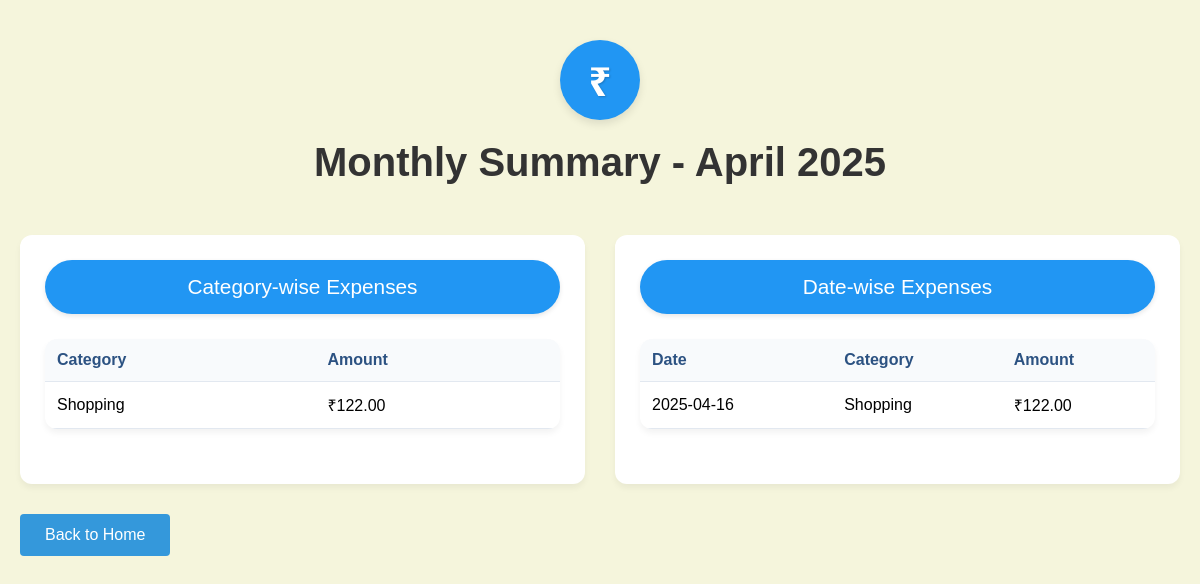
The app's page /monthly_summary with its own data.
### app.py (models this page shows)
class Transaction(db.Model):
    id = db.Column(db.Integer, primary_key=True)
    type = db.Column(db.String(10))
    amount = db.Column(db.Float)
    category = db.Column(db.String(50))
    description = db.Column(db.String(200))
    date = db.Column(db.DateTime, default=datetime.utcnow)

### app.py (the view, shortened to what this page needs)
@app.route('/monthly_summary')
def monthly_summary():
    start_date = datetime.now().replace(day=1, hour=0, minute=0, second=0)
    end_date = (start_date + timedelta(days=32)).replace(day=1) - timedelta(seconds=1)
    monthly_transactions = Transaction.query.filter(
        Transaction.date.between(start_date, end_date)
    ).order_by(Transaction.date.desc()).all()
    category_expenses = {}
    date_expenses = {}
    for transaction in monthly_transactions:
        if transaction.type == 'expense':
            if transaction.category not in category_expenses:
                category_expenses[transaction.category] = 0
            category_expenses[transaction.category] += transaction.amount
            transaction_date = transaction.date.date()
            if transaction_date not in date_expenses:
                date_expenses[transaction_date] = {}
            if transaction.category not in date_expenses[transaction_date]:
                date_expenses[transaction_date][transaction.category] = 0
            date_expenses[transaction_date][transaction.category] += transaction.amount
    date_expenses = dict(sorted(date_expenses.items(), reverse=True))
    budget_alerts = []
    budgets = Budget.query.all()
    return render_template('monthly_summary.html',
                         category_expenses=category_expenses,
                         date_expenses=date_expenses,
                         budget_alerts=budget_alerts,
                         month=start_date.strftime('%B %Y'))

### templates/monthly_summary.html (shortened to what this page needs)
<!DOCTYPE html>
<html lang="en">
<head>
    <link rel="stylesheet" href="{{ url_for('static', filename='style.css') }}">
</head>
<body>
    <div class="container">
        <div class="header">
            <div class="logo-circle">
                <span class="logo-symbol">₹</span>
            </div>
            <h1>Monthly Summary - {{ month }}</h1>
        </div>
        <div class="summary-grid">
            <div class="category-summary">
                <div class="category-wise-expenses">Category-wise Expenses</div>
                <table class="summary-table">
                    <thead>
                        <tr>
                            <th>Category</th>
                            <th>Amount</th>
                        </tr>
                    </thead>
                    <tbody>
                        {% for category, amount in category_expenses.items() %}
                        <tr>
                            <td>{{ category }}</td>
                            <td>₹{{ "%.2f"|format(amount) }}</td>
                        </tr>
                        {% endfor %}
                    </tbody>
                </table>
            </div>
            <div class="date-summary">
                <div class="date-wise-expenses">Date-wise Expenses</div>
                <table class="summary-table">
                    <thead>
                        <tr>
                            <th>Date</th>
                            <th>Category</th>
                            <th>Amount</th>
                        </tr>
                    </thead>
                    <tbody>
                        {% for date, expenses in date_expenses.items() %}
                            {% for category, amount in expenses.items() %}
                            <tr>
                                <td>{{ date }}</td>
                                <td>{{ category }}</td>
                                <td>₹{{ "%.2f"|format(amount) }}</td>
                            </tr>
                            {% endfor %}
                        {% endfor %}
                    </tbody>
                </table>
            </div>
        </div>
        <a href="{{ url_for('index') }}" class="btn">Back to Home</a>
    </div>
</body>
</html>

### static/style.css (style rules this page uses)
* { margin: 0; padding: 0; box-sizing: border-box; }
body { background-color: beige; margin: 0; padding: 0; font-family: Arial, sans-serif; }
.container { max-width: 1200px; margin: 0 auto; padding: 20px; }
.header { text-align: center; margin-bottom: 30px; padding: 20px; }
.logo-circle { width: 80px; height: 80px; background-color: #2196F3; border-radius: 50%; display: flex; align-items: center; justify-content: center; margin: 0 auto 20px; box-shadow: 0 4px 8px rgba(0,0,0,0.1); transition: transform 0.3s ease; }
.logo-symbol { color: white; font-size: 40px; font-weight: bold; text-shadow: 1px 1px 2px rgba(0,0,0,0.2); }
h1 { color: #2c5282; margin: 20px 0; font-size: 2.5em; font-weight: 600; }
h1 { color: #333; margin: 0; }
table { width: 100%; border-collapse: collapse; margin-bottom: 30px; background: white; box-shadow: 0 2px 10px rgba(0,0,0,0.1); border-radius: 8px; overflow: hidden; }
th, td { padding: 15px; text-align: left; border-bottom: 1px solid #ddd; }
th { background-color: #f8f9fa; font-weight: bold; color: #2c3e50; }
.btn { display: inline-block; padding: 12px 25px; background-color: #3498db; color: white; text-decoration: none; border-radius: 4px; transition: background 0.3s; }
.summary-grid { display: grid; grid-template-columns: 1fr; gap: 30px; margin-bottom: 30px; }
.category-summary, .date-summary { background: white; padding: 20px; border-radius: 8px; box-shadow: 0 2px 10px rgba(0,0,0,0.1); }
body { font-family: Arial, sans-serif, 'Noto Sans', -apple-system; }
.category-wise-expenses, .date-wise-expenses { background-color: #2196F3; color: white; padding: 15px; border-radius: 30px; text-align: center; margin-bottom: 25px; font-size: 1.3em; font-weight: 500; box-shadow: 0 2px 5px rgba(0,0,0,0.1); }
.summary-table { width: 100%; margin-top: 20px; border-collapse: separate; border-spacing: 0; border-radius: 8px; overflow: hidden; }
.summary-table th { background-color: #f8fafc; color: #2c5282; padding: 12px; font-weight: 600; }
.summary-table td { padding: 12px; border-bottom: 1px solid #e2e8f0; }

### records on screen
Transaction: category "Shopping", amount "122.00", date "2025-04-16"

### other values on screen
{{ month }} "April 2025"
